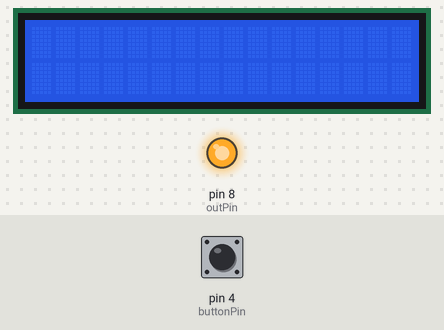
The sketch below on a simulated Arduino Uno, built with avr-gcc and run on an emulated ATmega328P. On the bench: 16×2 character LCD, output pins drawn as LEDs (lit = HIGH). The test bench sets the inputs (shaded band); at power-on: pin 4 (buttonPin) HIGH. What the sketch prints to the serial monitor is not drawn.

Above: at 1.2 s.
1.3 s: pin 4 (buttonPin) pulled LOW for 0.15 s
At 1.38 s:
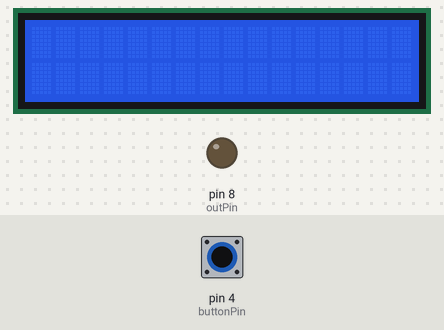
2.9 s: pin 4 (buttonPin) pulled LOW for 3.2 s
At 6.5 s:
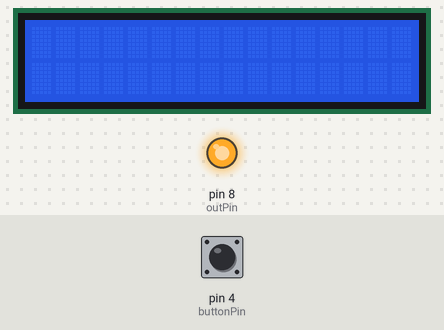
Timing chart, 0 to 8.0 s (numbered marks = the images above; inputs shaded):
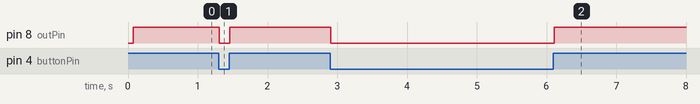

The sketch:

Mace_MUX2.ino
```cpp
/* SoftwareDebounce
 *
 * At each transition from LOW to HIGH or from HIGH to LOW
 * the input signal is debounced by sampling across
 * multiple reads over several milli seconds.  The input
 * is not considered HIGH or LOW until the input signal
 * has been sampled for at least "debounce_count" (10)
 * milliseconds in the new state.
 *
 * Notes:
 *   Adjust debounce_count to reflect the timescale
 *     over which the input signal may bounce before
 *     becoming steady state
 *
 * Based on:
 *   http://www.arduino.cc/en/Tutorial/Debounce
 *
 * Jon Schlueter
 * 30 December 2008
 *
 * http://playground.arduino.cc/Learning/SoftwareDebounce
 */
#include <TimeLib.h>
#include <LiquidCrystal_I2C.h>

int buttonPin = 4;         // the number of the input pin
int outPin = 8;       // the number of the output pin
int buttonGND=2;

int counter = 0;       // how many times we have seen new value
int reading;           // the current value read from the input pin
int current_state = LOW;    // the debounced input value

// the following variable is a long because the time, measured in milliseconds,
// will quickly become a bigger number than can be stored in an int.
long time = 0;         // the last time the output pin was sampled
int debounce_count = 10; // number of millis/samples to consider before declaring a debounced input

LiquidCrystal_I2C lcd(0x27,16,2); //address, lcd type

void setup()
{


  Serial.begin(115200);
  lcd.init();
  lcd.backlight();

  pinMode(buttonPin, INPUT);
  pinMode(outPin, OUTPUT);
  pinMode(buttonGND,OUTPUT);
  digitalWrite(outPin, current_state); // setup the Output LED for initial state
  digitalWrite(buttonGND,LOW);
  digitalWrite(buttonPin,LOW); //pull-down
}


void loop()
{
  // If we have gone on to the next millisecond
  if(millis() != time)
  {
    reading = digitalRead(buttonPin);
    Serial.print("button");Serial.println(reading);

    if(reading == current_state && counter > 0)
    {
      counter--;
    }
    if(reading != current_state)
    {
       counter++;
    }
    // If the Input has shown the same value for long enough let's switch it
    if(counter >= debounce_count)
    {
      counter = 0;
      current_state = reading;
      digitalWrite(outPin, current_state);
    }
    time = millis();
  }
}
```

Measured:
- after the input at 1.3 s, pin 8 (outPin): HIGH → LOW at once, → HIGH 0.15 s later
- after the input at 2.9 s, pin 8 (outPin): HIGH → LOW at once, → HIGH 3.2 s later
